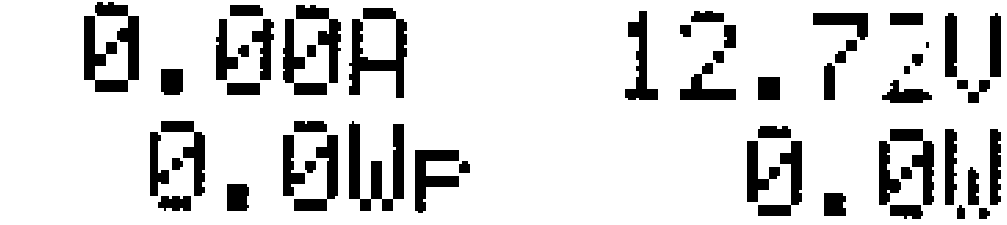
#> input picture new.PNG, 1007 x 225 px, found by its file name; its folder holds 3 pictures in this run
$ python pipeline.py
#> lines starting #> are read from the running program, lines starting #| are printed output that depends on the picture; after the words box and inside, x2 and y2 are one past the last pixel; in counts of white or black regions, pixels touching at a corner belong together
#> `image = cv.imread('new.png', 0)`: image: shape (225, 1007); 84.7% white; 55 black regions (1 under 20 px), largest, box (x1, y1, x2, y2) and area: (84, 2, 139, 92) 2600, (349, 121, 404, 211) 2329, (349, 8, 407, 98) 2224
import os
import cv2 as cv
import numpy as np

import random as rng
rng.seed(12345)


# [120 lines left out: functions extract_characters, template_matching, not called in this run]


def decode(input_image, dilations, verbose=False):
    """

    :param input_image:
    :param verbose:
    :return:
    """
#> called with dilations = 4, verbose = True
    # Read input image
    img = input_image

    # Preprocess the image
    kernel_cross = cv.getStructuringElement(cv.MORPH_CROSS, (3, 3))
    kernel_oblique_cross_3x3 = np.array([[1, 0, 1], [0, 1, 0], [1, 0, 1]], np.uint8)
    # Remark: erode b/c the characters are black. Would dilate instead if they were white
    img = cv.morphologyEx(img, cv.MORPH_OPEN, kernel_cross)
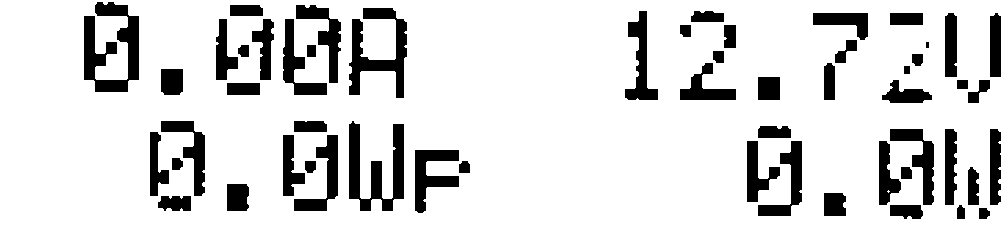
#> img: shape (225, 1007); 84.5% white; 55 black regions (1 under 20 px), largest, box (x1, y1, x2, y2) and area: (84, 2, 139, 92) 2619, (349, 121, 404, 211) 2341, (349, 8, 407, 98) 2249
    dilated = cv.erode(img, kernel_oblique_cross_3x3, iterations=dilations)  # dilate the characters
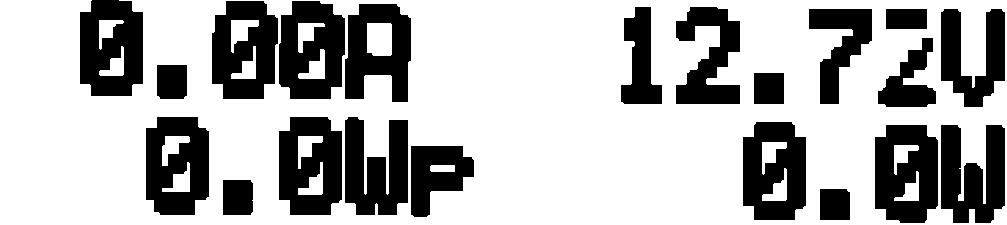
#> dilated: shape (225, 1007); 69.4% white; 21 black regions, largest, box (x1, y1, x2, y2) and area: (875, 125, 938, 223) 4861, (80, 0, 143, 96) 4824, (279, 1, 345, 99) 4816
    blurred = cv.blur(dilated, (3, 3))
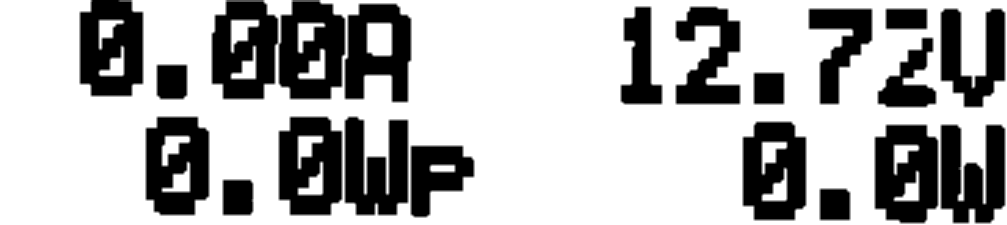
#> blurred: shape (225, 1007); min 0, max 255, mean 177.1

    # Read and resize the templates
    templates = []  # list of templates
    template_names = []  # list of corresponding characters
#> (the run stopped early here; a loop or call above may not have finished)
